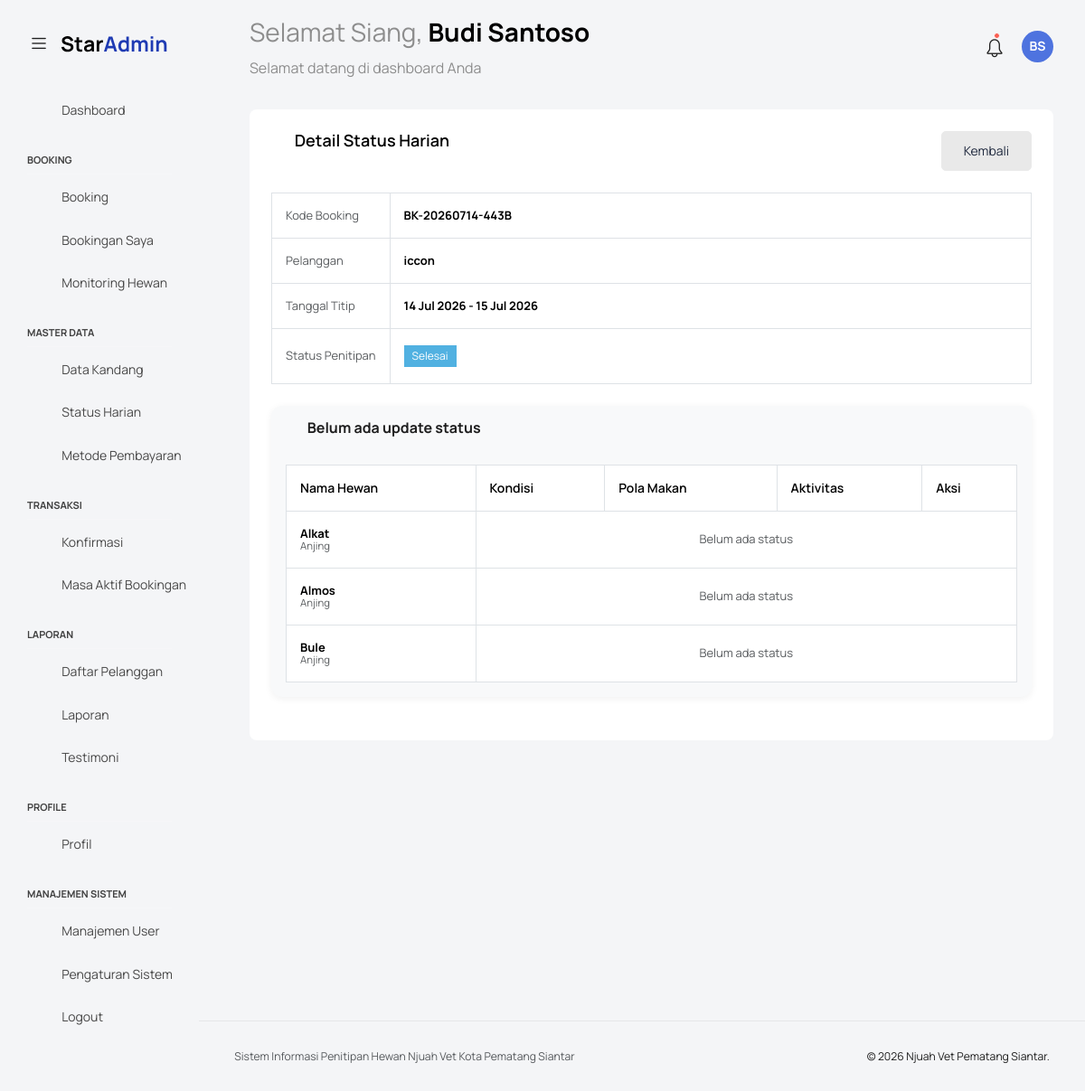
Screenshot of /status_harian/detail.php?id_penitipan=138&id_kandang=2 (signed in) with the database file from the repository.
### tables this page shows
CREATE TABLE `penitipan` (
  `id_penitipan` int(11) NOT NULL,
  `kode_booking` varchar(25) NOT NULL COMMENT 'Kode booking unik (contoh: NVS-20240101-001)',
  `id_user` int(11) DEFAULT NULL,
  `id_pelanggan` int(11) DEFAULT NULL,
  `tipe_pelanggan` enum('online','offline') DEFAULT 'online',
  `id_user_admin` int(11) DEFAULT NULL COMMENT 'FK → users.id_user (role=Admin, yang memproses)',
  `tgl_booking` datetime NOT NULL DEFAULT current_timestamp() COMMENT 'Waktu pengajuan booking',
  `tgl_mulai` date NOT NULL COMMENT 'Tanggal mulai penitipan',
  `tgl_selesai` date NOT NULL COMMENT 'Tanggal rencana pengambilan',
  `jumlah_hari` int(11) GENERATED ALWAYS AS (to_days(`tgl_selesai`) - to_days(`tgl_mulai`)) STORED COMMENT 'Otomatis: selisih hari penitipan',
  `total_biaya` decimal(12,2) DEFAULT NULL COMMENT 'Snapshot biaya saat booking dikonfirmasi',
  `biaya_tambahan` decimal(12,2) DEFAULT 0.00,
  `catatan_pelanggan` text DEFAULT NULL COMMENT 'Instruksi khusus dari pemilik hewan',
  `status_penitipan` enum('Pending','Menunggu Konfirmasi','Disetujui','Ditolak','Sedang Dititipkan','Selesai','Dibatalkan','Perpanjangan Menunggu Konfirmasi') NOT NULL DEFAULT 'Pending',
  `tgl_disetujui` datetime DEFAULT NULL COMMENT 'Waktu admin menyetujui booking',
  `tgl_masuk_aktual` datetime DEFAULT NULL COMMENT 'Waktu nyata hewan diserahkan',
  `tgl_keluar_aktual` datetime DEFAULT NULL COMMENT 'Waktu nyata hewan diambil kembali',
  `alasan_penolakan` text DEFAULT NULL COMMENT 'Alasan admin jika booking ditolak',
  `created_at` datetime NOT NULL DEFAULT current_timestamp(),
  `updated_at` datetime NOT NULL DEFAULT current_timestamp() ON UPDATE current_timestamp()
);

CREATE TABLE `users` (
  `id_user` int(11) NOT NULL,
  `nama_lengkap` varchar(100) NOT NULL COMMENT 'Nama lengkap pengguna',
  `username` varchar(50) DEFAULT NULL COMMENT 'Username unik, wajib untuk Admin',
  `email` varchar(150) NOT NULL COMMENT 'Email untuk login & notifikasi',
  `password` varchar(255) NOT NULL COMMENT 'Password terenkripsi (bcrypt)',
  `no_telp` varchar(15) NOT NULL COMMENT 'Nomor WhatsApp / telepon aktif',
  `alamat` text DEFAULT NULL COMMENT 'Alamat lengkap (khusus Pelanggan)',
  `foto_profil` varchar(255) DEFAULT NULL COMMENT 'Path/URL foto profil',
  `role` enum('Super Admin','Admin','Pelanggan') NOT NULL DEFAULT 'Pelanggan' COMMENT 'Hak akses pengguna dalam sistem',
  `status_akun` enum('Aktif','Nonaktif') NOT NULL DEFAULT 'Aktif' COMMENT 'Status keaktifan akun',
  `created_at` datetime NOT NULL DEFAULT current_timestamp(),
  `updated_at` datetime NOT NULL DEFAULT current_timestamp() ON UPDATE current_timestamp()
);

CREATE TABLE `hewan` (
  `id_hewan` int(11) NOT NULL,
  `id_user` int(11) DEFAULT NULL,
  `id_pelanggan` int(11) DEFAULT NULL,
  `nama_hewan` varchar(100) NOT NULL COMMENT 'Nama panggilan hewan',
  `jenis_hewan` enum('Anjing','Kucing') NOT NULL COMMENT 'Batasan sistem: hanya Anjing/Kucing',
  `ras` varchar(100) DEFAULT NULL COMMENT 'Ras / varietas hewan',
  `jenis_kelamin` enum('Jantan','Betina') NOT NULL,
  `usia_tahun` tinyint(3) UNSIGNED DEFAULT NULL COMMENT 'Usia dalam tahun',
  `usia_bulan` tinyint(3) UNSIGNED DEFAULT NULL COMMENT 'Sisa usia dalam bulan (0-11)',
  `berat_badan` decimal(5,2) DEFAULT NULL COMMENT 'Berat badan dalam kilogram',
  `warna_bulu` varchar(100) DEFAULT NULL COMMENT 'Warna / pola bulu',
  `karakteristik` text DEFAULT NULL,
  `riwayat_kesehatan` text DEFAULT NULL COMMENT 'Catatan riwayat kesehatan & alergi',
  `status_vaksin` enum('Sudah Divaksin','Belum Divaksin','Tidak Diketahui') NOT NULL DEFAULT 'Tidak Diketahui',
  `is_active` tinyint(1) NOT NULL DEFAULT 1 COMMENT '0 = hewan sudah tidak ada (meninggal/dijual)',
  `foto_hewan` varchar(255) DEFAULT NULL COMMENT 'Path/URL foto hewan',
  `created_at` datetime NOT NULL DEFAULT current_timestamp(),
  `updated_at` datetime NOT NULL DEFAULT current_timestamp() ON UPDATE current_timestamp()
);

### status_harian/detail.php (the view, shortened to what the rows shown need)
<?php
require_once __DIR__ . '/../koneksi.php';
$id_penitipan = filter_var($_GET['id_penitipan'] ?? 0, FILTER_VALIDATE_INT);
$id_kandang = filter_var($_GET['id_kandang'] ?? 0, FILTER_VALIDATE_INT);
$query = "
    SELECT
        p.*,
        u.nama_lengkap AS nama_user
    FROM penitipan p
    LEFT JOIN users u ON p.id_user = u.id_user
    WHERE p.id_penitipan = ?
";
$stmt = mysqli_prepare($koneksi, $query);
mysqli_stmt_bind_param($stmt, 'i', $id_penitipan);
mysqli_stmt_execute($stmt);
$result = mysqli_stmt_get_result($stmt);
$data = mysqli_fetch_assoc($result);
$query_hewan = "
    SELECT
        h.id_hewan,
        h.nama_hewan,
        h.jenis_hewan
    FROM penitipan_hewan ph
    LEFT JOIN hewan h ON ph.id_hewan = h.id_hewan
    WHERE ph.id_penitipan = ? AND ph.id_kandang = ?
    ORDER BY h.nama_hewan ASC
";
$stmt = mysqli_prepare($koneksi, $query_hewan);
mysqli_stmt_bind_param($stmt, 'ii', $id_penitipan, $id_kandang);
mysqli_stmt_execute($stmt);
$result_hewan = mysqli_stmt_get_result($stmt);
$hewan_list = [];
while ($row = mysqli_fetch_assoc($result_hewan)) {
    $hewan_list[] = $row;
}
require '../templates/header.php';
require '../templates/navbar.php';
require '../templates/sidebar.php';
?>
<div class="main-panel">
    <div class="content-wrapper">
        <div class="row">
            <div class="col-12">
                <div class="card card-rounded">
                    <div class="card-body">
                        <div class="table-responsive mb-4">
                            <table class="table table-bordered">
                                <tr>
                                    <td><strong><?= htmlspecialchars($data['kode_booking']) ?></strong></td>
                                </tr>
                                <tr>
                                    <td><strong><?= htmlspecialchars($data['nama_user'] ?? '-') ?></strong></td>
                                </tr>
                                <tr>
                                    <td><strong><?= date('d M Y', strtotime($data['tgl_mulai'])) ?> - <?= date('d M Y', strtotime($data['tgl_selesai'])) ?></strong></td>
                                </tr>
                                <tr>
                                    <td>
                                        <span class="badge <?= $data['status_penitipan'] == 'Sedang Dititipkan' ? 'bg-success' : 'bg-secondary' ?>">
                                            <?= htmlspecialchars($data['status_penitipan']) ?>
                                        </span>
                                    </td>
                                </tr>
                            </table>
                        </div>
                        <div class="card border-0 mb-4" style="background: #f8f9fa; border-radius: 12px; box-shadow: 0 2px 8px rgba(0,0,0,0.06);">
                            <div class="card-body p-3">
                                <?php if (count($hewan_list) > 0): ?>
                                    <?php
                                    $grouped = [];
                                    if (count($grouped) > 0):
                                        foreach ($grouped as $tanggal => $statuses):
                                    ?>
                                            <div class="table-responsive mb-4">
                                                <h6 class="fw-bold mb-2">
                                                    <i class="mdi mdi-calendar-clock me-2"></i>
                                                    <?= date('d M Y', strtotime($tanggal)) ?> - <?= $statuses[0]['jam_update'] ?>
                                                </h6>
                                                <table class="table table-bordered table-hover">
                                                    <thead>
                                                        <tr>
                                                            <th>Nama Hewan</th>
                                                            <th>Kondisi</th>
                                                            <th>Pola Makan</th>
                                                            <th>Aktivitas</th>
                                                            <th>Aksi</th>
                                                        </tr>
                                                    </thead>
                                                    <tbody>
                                                        <?php foreach ($statuses as $row): ?>
                                                            <tr>
                                                                <td>
                                                                    <strong><?= htmlspecialchars($row['nama_hewan']) ?></strong>
                                                                    <br><small class="text-muted"><?= htmlspecialchars($row['jenis_hewan']) ?></small>
                                                                </td>
                                                                <td>
                                                                    <span class="badge <?= $row['kondisi_kesehatan'] == 'Sakit' ? 'bg-danger' : ($row['kondisi_kesehatan'] == 'Kurang Baik' ? 'bg-warning' : 'bg-success') ?>">
                                                                        <?= htmlspecialchars($row['kondisi_kesehatan']) ?>
                                                                    </span>
                                                                </td>
                                                                <td><?= htmlspecialchars($row['pola_makan']) ?></td>
                                                                <td><?= htmlspecialchars($row['aktivitas']) ?></td>
                                                                <td>
                                                                    <button type="button" class="btn btn-sm btn-info text-white" data-bs-toggle="modal" data-bs-target="#modalDetail<?= $row['id_status'] ?>">
                                                                        <i class="mdi mdi-eye"></i> Detail
                                                                    </button>
                                                                </td>
                                                            </tr>
<div class="modal fade" id="modalDetail<?= $row['id_status'] ?>" tabindex="-1">
    <div class="modal-dialog modal-xl modal-dialog-centered">
        <div class="modal-content">
            <div class="modal-header bg-info text-white">
                <h5 class="modal-title">
                    <i class="mdi mdi-clipboard-text me-2"></i> Detail Status
                </h5>
                <button type="button" class="btn-close text-white" data-bs-dismiss="modal"></button>
            </div>
            <div class="modal-body">
                <div class="row mb-3">
                    <div class="col-6">
                        <label class="fw-bold text-muted small">Tanggal Input</label>
                        <p class="mb-0"><strong><?= date('d M Y', strtotime($row['tgl_update'])) ?></strong></p>
                    </div>
                    <div class="col-6">
                        <label class="fw-bold text-muted small">Jam Input</label>
                        <p class="mb-0"><strong><?= $row['jam_update'] ?></strong></p>
                    </div>
                </div>
                <div class="mb-3">
                    <label class="fw-bold text-muted small">Nama Hewan</label>
                    <p class="mb-0"><strong><?= htmlspecialchars($row['nama_hewan']) ?></strong></p>
                </div>
                <div class="mb-3">
                    <label class="fw-bold text-muted small">Kondisi Kesehatan</label>
                    <p class="mb-0">
                        <span class="badge <?= $row['kondisi_kesehatan'] == 'Sakit' ? 'bg-danger' : ($row['kondisi_kesehatan'] == 'Kurang Baik' ? 'bg-warning' : 'bg-success') ?>">
                            <?= htmlspecialchars($row['kondisi_kesehatan']) ?>
                        </span>
                    </p>
                </div>
                <div class="mb-3">
                    <label class="fw-bold text-muted small">Pola Makan</label>
                    <p class="mb-0"><?= htmlspecialchars($row['pola_makan']) ?></p>
                </div>
                <div class="mb-3">
                    <label class="fw-bold text-muted small">Aktivitas</label>
                    <p class="mb-0"><?= htmlspecialchars($row['aktivitas']) ?></p>
                </div>
                <div class="mb-3">
                    <label class="fw-bold text-muted small">Catatan Perawat</label>
                    <div class="alert alert-secondary p-2 mb-0" style="background-color: #f8f9fa; border-left: 3px solid #17a2b8;">
                        <?= nl2br(htmlspecialchars($row['catatan_perawat'] ?? '-')) ?>
                    </div>
                </div>
                <?php if (!empty($row['foto_kondisi']) && file_exists(__DIR__ . '/../' . $row['foto_kondisi'])): ?>
                    <div class="mt-3 text-center">
                        <label class="fw-bold text-muted small d-block mb-2">Foto Kondisi</label>
                        <img src="../<?= $row['foto_kondisi'] ?>" alt="Foto Kondisi" style="max-width: 100%; max-height: 400px; border: 1px solid #ddd; padding: 5px; border-radius: 5px;">
                        <br><br>
                        <a href="../<?= $row['foto_kondisi'] ?>" target="_blank" class="btn btn-sm btn-outline-primary">
                            <i class="mdi mdi-file-image me-1"></i> Lihat Full Gambar
                        </a>
                    </div>
                <?php endif; ?>
            </div>
            <div class="modal-footer">
                <button type="button" class="btn btn-light" data-bs-dismiss="modal">Tutup</button>
            </div>
        </div>
    </div>
</div>
                                                        <?php endforeach; ?>
                                                    </tbody>
                                                </table>
                                            </div>
                                        <?php endforeach; ?>
                                    <?php else: ?>
                                        <div class="table-responsive">
                                            <table class="table table-bordered table-hover">
                                                <thead>
                                                    <tr>
                                                        <th>Nama Hewan</th>
                                                        <th>Kondisi</th>
                                                        <th>Pola Makan</th>
                                                        <th>Aktivitas</th>
                                                        <th>Aksi</th>
                                                    </tr>
                                                </thead>
                                                <tbody>
                                                    <?php foreach ($hewan_list as $hewan): ?>
                                                        <tr>
                                                            <td>
                                                                <strong><?= htmlspecialchars($hewan['nama_hewan']) ?></strong>
                                                                <br><small class="text-muted"><?= htmlspecialchars($hewan['jenis_hewan']) ?></small>
                                                            </td>
                                                            <td colspan="4" class="text-muted text-center">Belum ada status</td>
                                                        </tr>
                                                    <?php endforeach; ?>
                                                </tbody>
                                            </table>
                                        </div>
                                    <?php endif; ?>
                                <?php else: ?>
                                    <p class="text-muted text-center py-3">Belum ada hewan di kandang ini.</p>
                                <?php endif; ?>
                            </div>
                        </div>
                    </div>
                </div>
            </div>
        </div>
    </div>
    <?php require '../templates/footer.php'; ?>

### rows the page displays
penitipan: kode_booking "BK-20260714-443B", id_user.nama_lengkap "iccon", tgl_mulai "14 Jul 2026", tgl_selesai "15 Jul 2026", status_penitipan "Selesai"
hewan: nama_hewan "Alkat", jenis_hewan "Anjing"
hewan: nama_hewan "Almos", jenis_hewan "Anjing"
hewan: nama_hewan "Bule", jenis_hewan "Anjing"

### other values shown
$sapaan "Selamat Siang"
$nama_user "Budi Santoso"
$inisial "BS"
